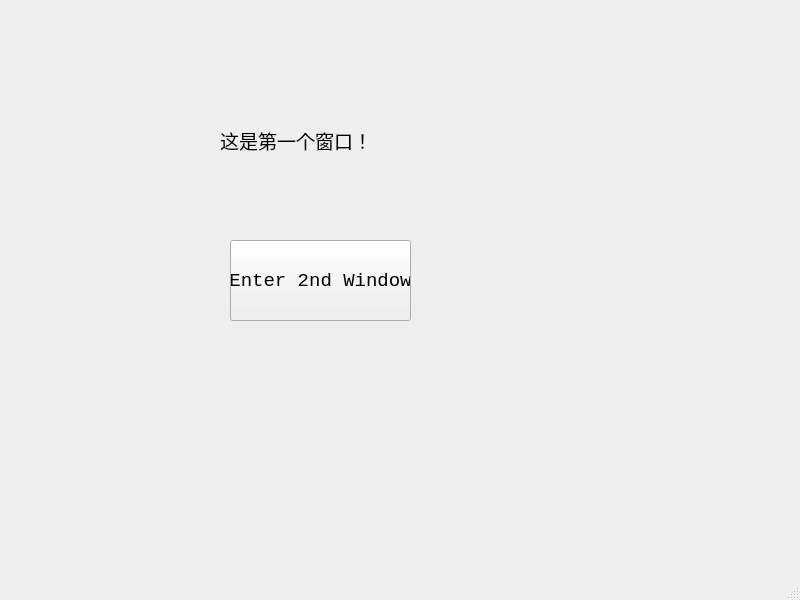
<?xml version="1.0" encoding="UTF-8"?>
<ui version="4.0">
 <class>MainWindow</class>
 <widget class="QMainWindow" name="MainWindow">
  <property name="geometry">
   <rect>
    <x>0</x>
    <y>0</y>
    <width>800</width>
    <height>600</height>
   </rect>
  </property>
  <property name="cursor">
   <cursorShape>ArrowCursor</cursorShape>
  </property>
  <property name="windowTitle">
   <string>MainWindow</string>
  </property>
  <widget class="QWidget" name="centralwidget">
   <widget class="QPushButton" name="btn">
    <property name="geometry">
     <rect>
      <x>230</x>
      <y>240</y>
      <width>181</width>
      <height>81</height>
     </rect>
    </property>
    <property name="font">
     <font>
      <family>Consolas</family>
      <pointsize>14</pointsize>
     </font>
    </property>
    <property name="text">
     <string>Enter 2nd Window</string>
    </property>
   </widget>
   <widget class="QLabel" name="label">
    <property name="geometry">
     <rect>
      <x>220</x>
      <y>110</y>
      <width>211</width>
      <height>61</height>
     </rect>
    </property>
    <property name="font">
     <font>
      <family>Consolas</family>
      <pointsize>14</pointsize>
     </font>
    </property>
    <property name="midLineWidth">
     <number>0</number>
    </property>
    <property name="text">
     <string>这是第一个窗口！</string>
    </property>
   </widget>
  </widget>
  <widget class="QMenuBar" name="menubar">
   <property name="geometry">
    <rect>
     <x>0</x>
     <y>0</y>
     <width>800</width>
     <height>23</height>
    </rect>
   </property>
  </widget>
  <widget class="QStatusBar" name="statusbar"/>
 </widget>
 <resources/>
 <connections>
  <connection>
   <sender>btn</sender>
   <signal>clicked()</signal>
   <receiver>MainWindow</receiver>
   <slot>btn_click()</slot>
   <hints>
    <hint type="sourcelabel">
     <x>322</x>
     <y>307</y>
    </hint>
    <hint type="destinationlabel">
     <x>463</x>
     <y>315</y>
    </hint>
   </hints>
  </connection>
 </connections>
 <slots>
  <slot>btn_click()</slot>
 </slots>
</ui>
